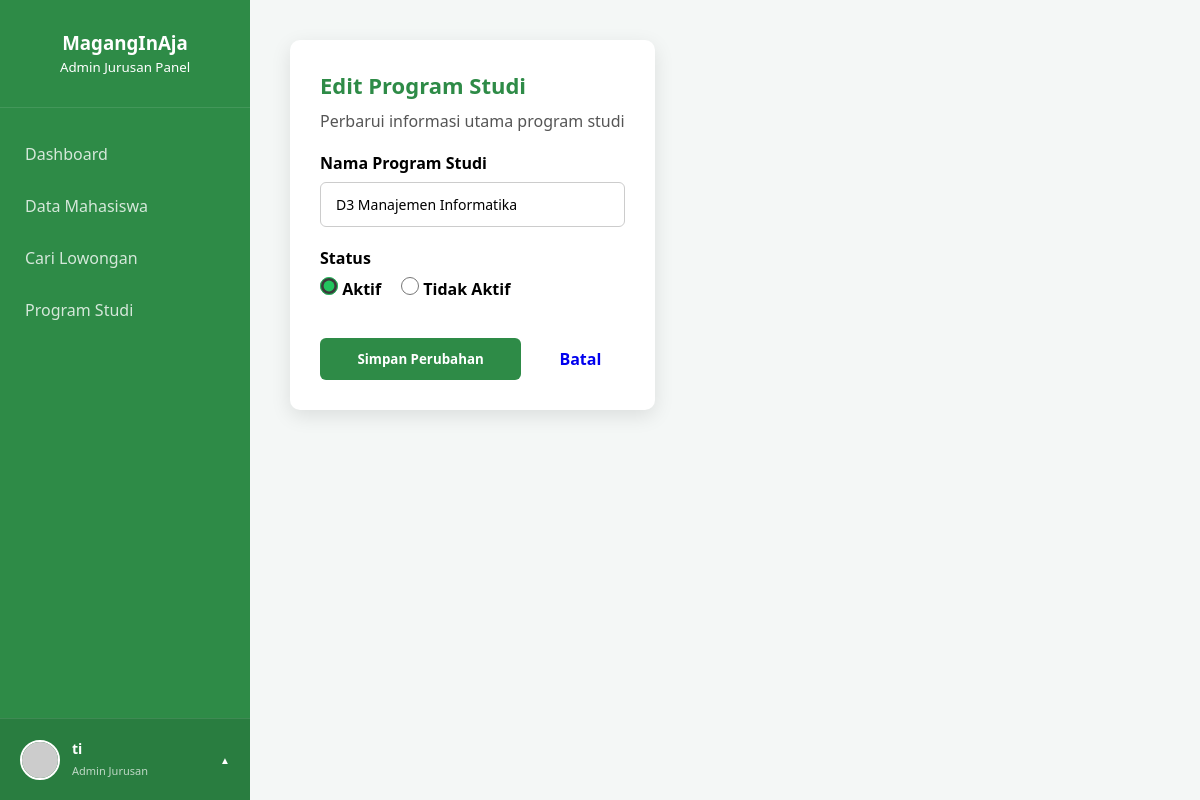
The app's page /jurusan/register_prodi/edit_prodi.php?id=1 (signed in), older data.
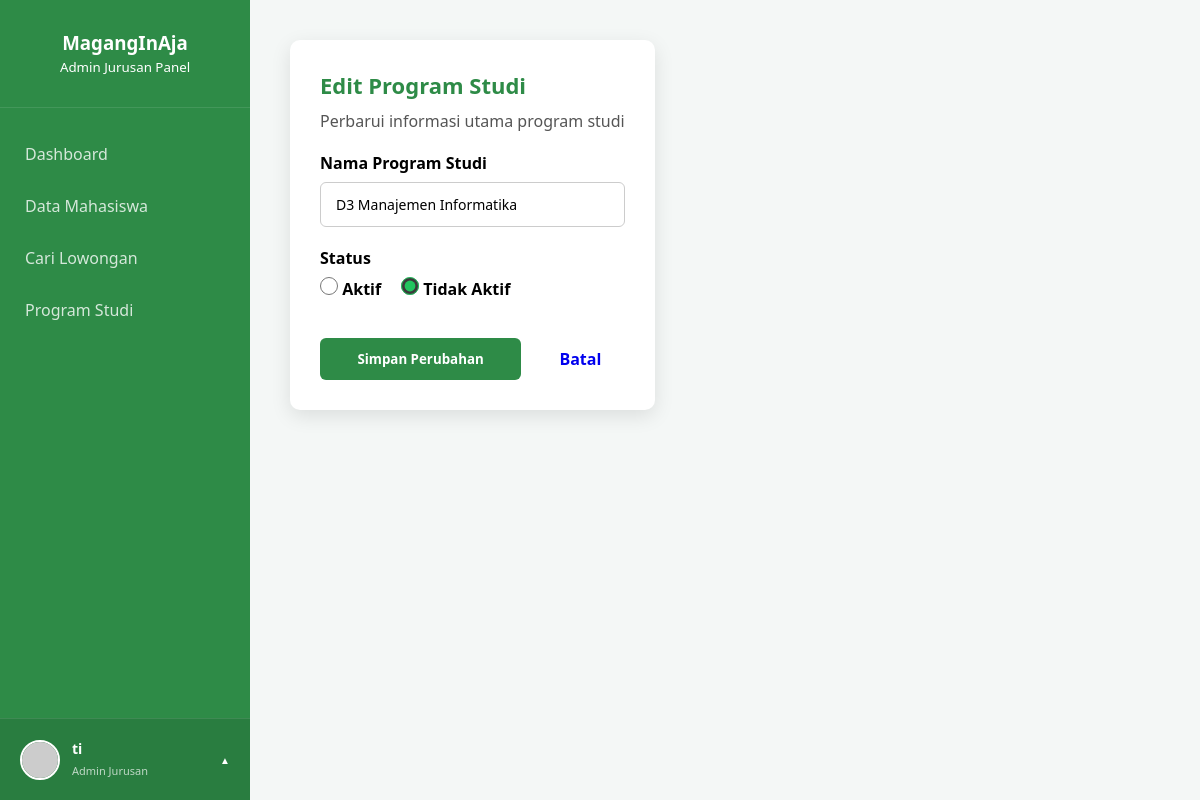
The same page, newer data.
### tables this page shows
CREATE TABLE `prodi` (
  `id_prodi` int(11) NOT NULL,
  `id_jurusan` int(11) NOT NULL,
  `nama_prodi` varchar(100) NOT NULL,
  `status` enum('aktif','tidak aktif') NOT NULL
);

### config.php (called while the page is built, shortened)
<?php
$base_url = "http://localhost/MagangInAja/";

### jurusan/register_prodi/edit_prodi.php (the view, shortened to what this page needs)
<?php
require_once '../../templates/header_jurusan.php';
$id = mysqli_real_escape_string($conn, $_GET['id']);
$query = mysqli_query($conn, "SELECT * FROM prodi WHERE id_prodi = '$id'");
$data = mysqli_fetch_assoc($query);
?>
<link rel="stylesheet" href="<?= $base_url; ?>css/data_prodi.css">
<main class="main-content">
    <div class="form-card">
        <h2>Edit Program Studi</h2>
        <p>Perbarui informasi utama program studi</p>
        <form action="proses_edit_prodi.php" method="POST">
            <div class="form-group">
                <label for="nama_prodi">Nama Program Studi</label>
                <input type="text" id="nama_prodi" name="nama_prodi" value="<?= htmlspecialchars($data['nama_prodi']); ?>" required>
            </div>
            <div class="form-group radio-box">
                <label>Status</label>
                <div class="input-field">
                    <label>
                        <input type="radio" name="status" value="aktif" <?= ($data['status'] === 'aktif') ? 'checked' : ''; ?> required>
                        Aktif
                    </label>
                    <label>
                        <input type="radio" name="status" value="tidak aktif" <?= ($data['status'] === 'tidak aktif') ? 'checked' : ''; ?>>
                        Tidak Aktif
                    </label>
                </div>
            </div>
            <div style="margin-top: 30px; display: flex; gap: 15px;">
                <button type="submit" name="update" class="btn-submit" style="flex: 2;">Simpan Perubahan</button>
                <a href="data_prodi.php" class="btn-theme-white" style="flex: 1; display: flex; align-items: center; justify-content: center; text-decoration: none; border-radius: 15px; font-weight: 700;">Batal</a>
            </div>
        </form>
    </div>
</main>

Row changes from the older to the newer data that the page shows:
changed prodi "D3 Manajemen Informatika": status "☑ Aktif" → "☐ Aktif"; status "☐ Tidak Aktif" → "☑ Tidak Aktif"
